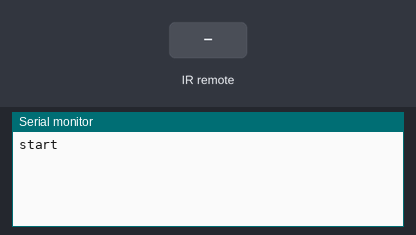
Simulated run of this sketch. Board: Arduino Uno, built with avr-gcc and run on an emulated ATmega328P. On the bench: the last lines printed to the serial monitor. Inputs (shaded band) come from the test bench.

Above: at 1.2 s.
1.3 s: infrared code 0xFF629D received
At 1.8 s:
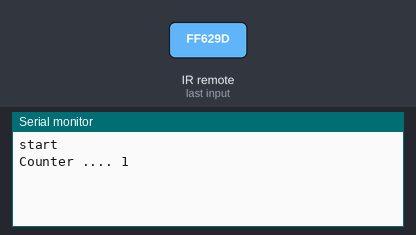
2.8 s: infrared code 0xFFA857 received
At 4.2 s:
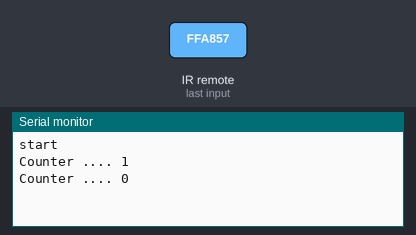

The sketch:

14_IRRepeat_1.ino
```cpp
#include <IRremote.h>
/*
 Hello
 I design developer tools for embedded electronic systems. You can buy my projects design files.
 https://www.altiumdesignerprojects.com
*/
const int RECV_PIN = 8;

IRrecv irrecv(RECV_PIN);
decode_results results;

#define buttonUp          0XFF629D
#define buttonDown        0XFFA857
#define buttonRight       0XFFC23D
#define buttonLeft        0XFF22DD
#define buttonEnter       0XFF02FD

#define button1           0XFF6897
#define button2           0XFF9867
#define button3           0XFFB04F
#define button4           0XFF30CF
#define button5           0XFF18E7
#define button6           0XFF7A85
#define button7           0XFF10EF
#define button8           0XFF38C7
#define button9           0XFF5AA5
#define button10          0XFF4AB5
#define asteriskButton    0XFF42BD
#define numberSignButton  0XFF52AD

bool irSignalInput = false;
unsigned long resultCode;
unsigned long lastCode = 0;

byte counter = 0;
byte lastCounter;

void setup(){
  Serial.begin(9600);
  Serial.println("start");
  irrecv.enableIRIn();
  irrecv.blink13(true);
}

void loop(){

 if(irrecv.decode(&results)){
    irSignalInput = true;
    resultCode = results.value & REPEAT;

    if(resultCode == REPEAT){
       resultCode = lastCode;
    }else{
       lastCode = resultCode;
    }

    irrecv.resume();
 } // ******


 if(irSignalInput == true && resultCode == buttonUp){
    counter++;
    irSignalInput = false;
 }

 if(irSignalInput == true && resultCode == buttonDown){
    counter--;
    irSignalInput = false;
 }


 if(counter != lastCounter){
    Serial.print("Counter .... ");  Serial.println(counter);
 }
 lastCounter = counter;


}// loop
```

Measured:
- after the input at 1.3 s, the serial monitor: prints a new line at once (image 1)
- after the input at 2.8 s, the serial monitor: prints a new line at once (image 2)
